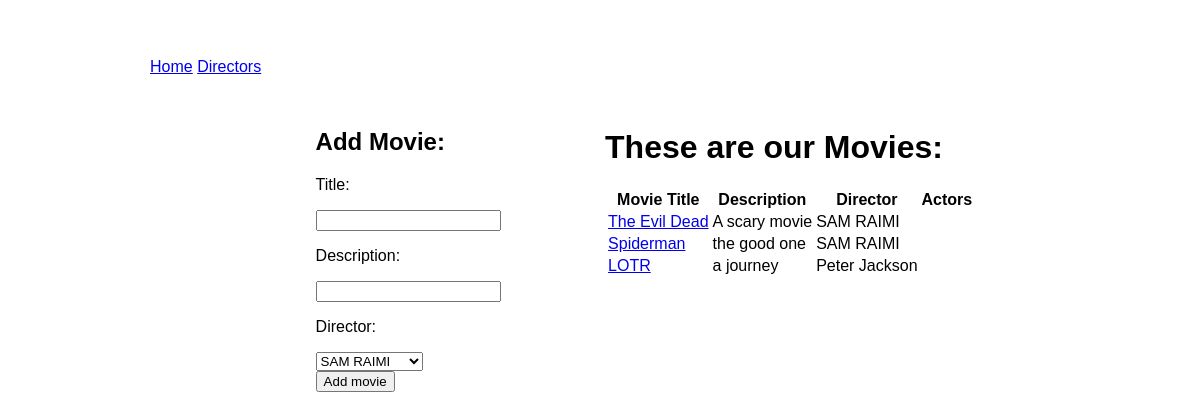
Before: /movies with the older database file.
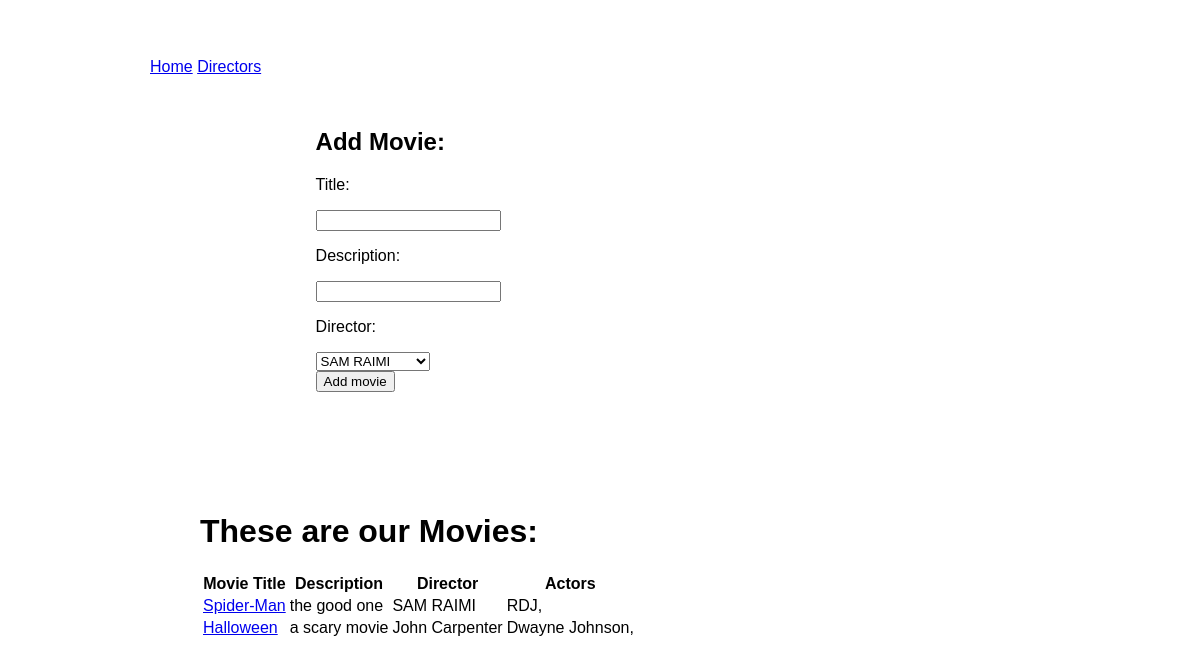
After: the same page with the newer database file.
### movie_app/models.py (models this page shows)
class Movie(models.Model):
    title = models.CharField(max_length=100)
    description = models.CharField(max_length=255)
    director = models.ForeignKey(Director, related_name="movies", on_delete=models.CASCADE)
    created_at = models.DateTimeField(auto_now=True)
    updated_at = models.DateTimeField(auto_now_add=True)

class Director(models.Model):
    name = models.CharField(max_length=255)
    created_at = models.DateTimeField(auto_now=True)
    updated_at = models.DateTimeField(auto_now_add=True)

class Actor(models.Model):
    name = models.CharField(max_length=100)
    movies = models.ManyToManyField(Movie, related_name='actors')
    created_at = models.DateTimeField(auto_now=True)
    updated_at = models.DateTimeField(auto_now_add=True)

### movie_app/views.py (the view)
# urls.py: path('movies', views.movies),
def movies(request):
    context = {
        'all_movies': Movie.objects.all(),
        'all_directors' : Director.objects.all()
    }
    return render(request, 'movies.html', context)

### movie_app/templates/movies.html (shortened to what this page needs)
<!DOCTYPE html>
<html lang="en">
<head>
    {% load static %}
    <link rel="stylesheet" href="{% static 'style.css' %}">
    <link rel="stylesheet" href="{% static 'content.css' %}">
</head>
<body>
    <div id="wrapper">
        <a href="/">Home</a>
        <a href="/directors">Directors</a>
        <div class="main_content">
            <h2>Add Movie:</h2>
            <form action="/add_movie" method='POST'>
                <p>Title:</p>
                <input type="text" name="title">
                <p>Description:</p>
                <input type="text" name="description">
                <p>Director:</p>
                <select name="director">
                    {% for director in all_directors %}
                    <option value="{{director.id}}">{{director.name}}</option>
                    {% endfor %}
                </select>
                <br>
                <input type="submit" value="Add movie">
            </form>
        </div>
        <div class="main_content">
            <h1>These are our Movies:</h1>
            <table>
                <tr>
                    <th>Movie Title</th>
                    <th>Description</th>
                    <th>Director</th>
                    <th>Actors</th>
                </tr>
                {% for movie in all_movies %}
                <tr>
                    <td><a href="movie/{{movie.id}}">{{movie.title}}</a></td>
                    <td>{{movie.description}}</td>
                    <td>{{movie.director.name}}</td>
                    <td>
                        {% for actor in movie.actors.all %}
                        {{actor.name}},
                        {% endfor %}
                    </td>
                </tr>
                {% endfor %}
            </table>
        </div>
    </div>
</body>
</html>

### movie_app/static/style.css (style rules this page uses)
#wrapper { margin: 0px auto; width: 900px; font-family: sans-serif; padding: 50px; }

### movie_app/static/content.css (style rules this page uses)
.main_content { display: inline-block; vertical-align: top; margin: 50px; }

Changed rows visible on the page:
removed Movie: title "The Evil Dead", description "A scary movie", director.name "SAM RAIMI"
removed Movie: title "LOTR", description "a journey", director.name "Peter Jackson"
changed Movie "the good one": title "Spiderman" → "Spider-Man"
added Actor: name "RDJ", shown under Movie "the good one"
added Movie: title "Halloween", description "a scary movie", director.name "John Carpenter"
added Actor: name "Dwayne Johnson", shown under "Halloween"
